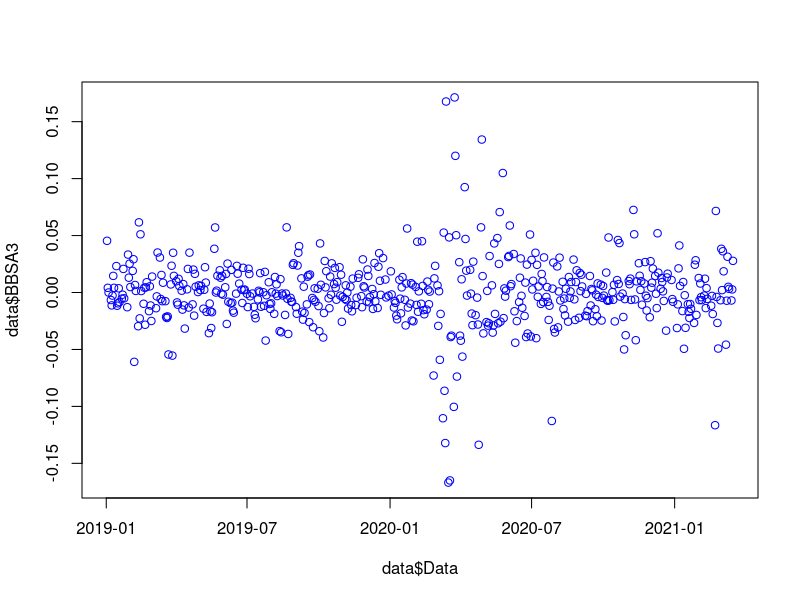
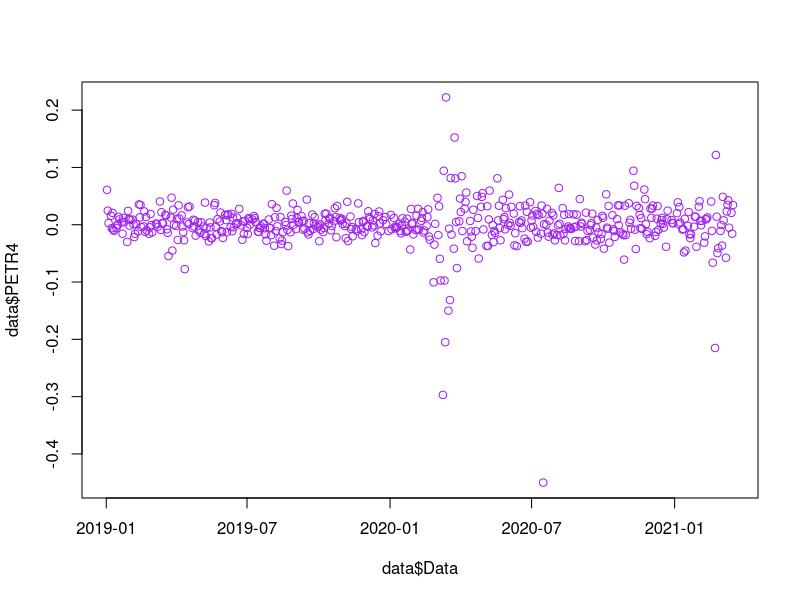
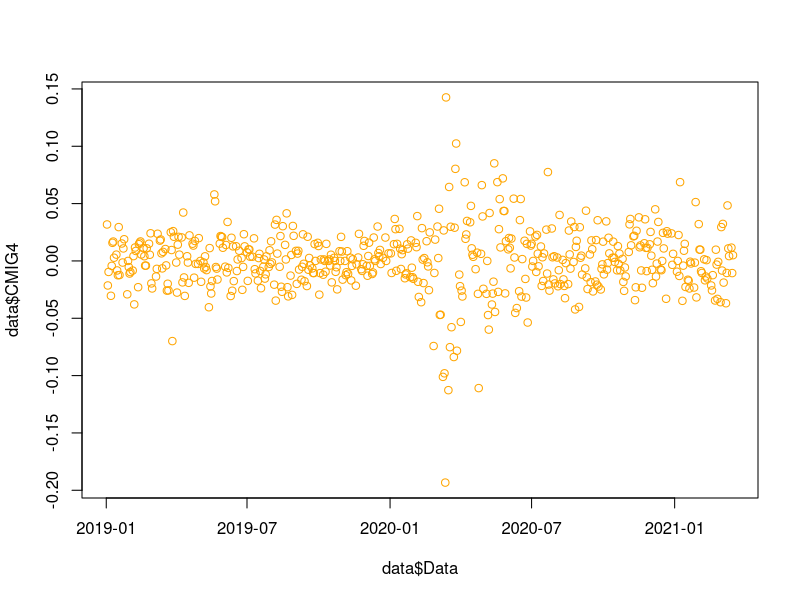

Recreate these plots in R, in order.
#### Questão 1 ####
#Importando os dados e corrigindo
data <- read.csv("ArquivoExercicio2.csv",sep=";",header=TRUE)

data$Data <- as.Date(data$Data)

#### Questão 2 ####
# Plotando Graficos
plot(data$Data,data$BBSA3,col="Blue")

plot(data$Data,data$PETR4,col="Purple")

plot(data$Data,data$CMIG4,col="Orange")

#Analise
#'registrar linhas verticas, mas são os pontos
#'de maiores dispersões
#'
#### Questão 3 ####
names(data)
ativos <- c("BBSA3","PETR4","CMIG4")

excessos <- matrix(,nrow=547,ncol=3)
colnames(excessos) <- ativos

for (ativo in ativos){
  excessos[,ativo] <- data[,ativo] - data$RF
}

rownames(excessos) <- data$Data
excessos
#### Questão 4 ####

#("BBSA3","PETR4","CMIG4")

# Ativo BBSA3
CAPM_BBSA3 <- lm(BBSA3 ~ MKT,data = data)
summary(CAPM_BBSA3)

CAPM_BBSA3_SEM_ALFA <- lm(BBSA3 ~ MKT + 0,data = data)
summary(CAPM_BBSA3_SEM_ALFA)

# Ativo PETR4
CAPM_PETR4 <- lm(PETR4 ~ MKT,data = data)
summary(CAPM_PETR4)

# Ativo CMIG4
CAPM_CMIG4 <- lm(CMIG4 ~ MKT,data = data)
summary(CAPM_CMIG4)
